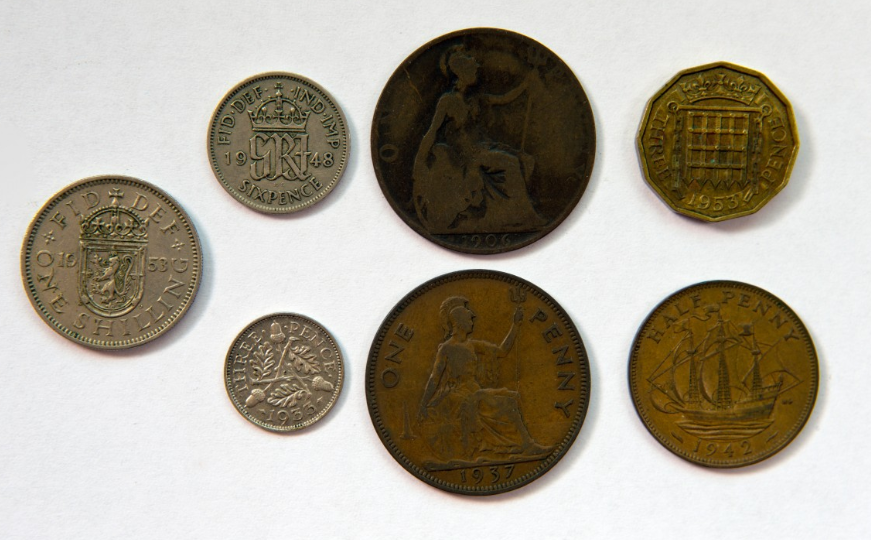
#> input picture DIP/ch11/images/coins.png, 871 x 540 px
$ python connected_component_labeling.py
#> lines starting #> are read from the running program, lines starting #| are printed output that depends on the picture; after the words box and inside, x2 and y2 are one past the last pixel; in counts of white or black regions, pixels touching at a corner belong together
import cv2
import numpy as np
import random

img = cv2.imread("images/coins.png", cv2.IMREAD_GRAYSCALE)
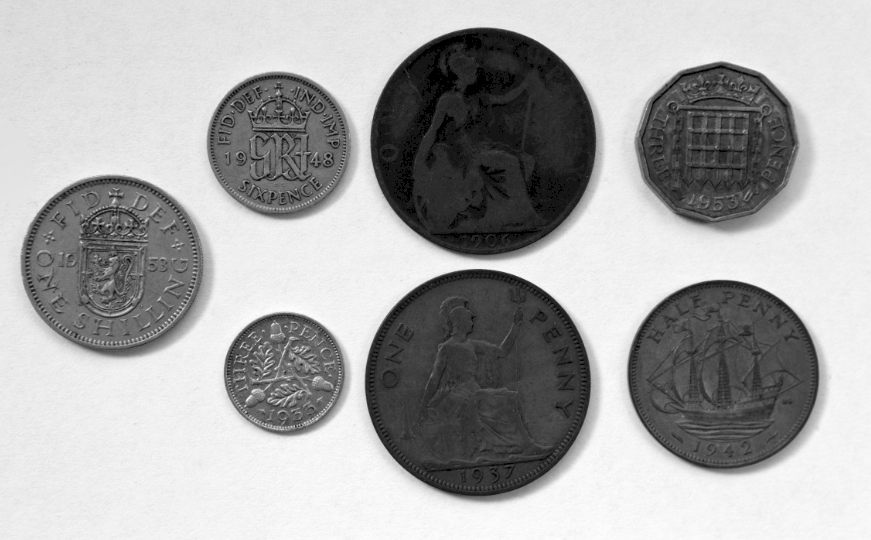
#> img: shape (540, 871); min 0, max 255, mean 168.6

_, img_edge = cv2.threshold(img, 128, 255, cv2.THRESH_BINARY_INV)
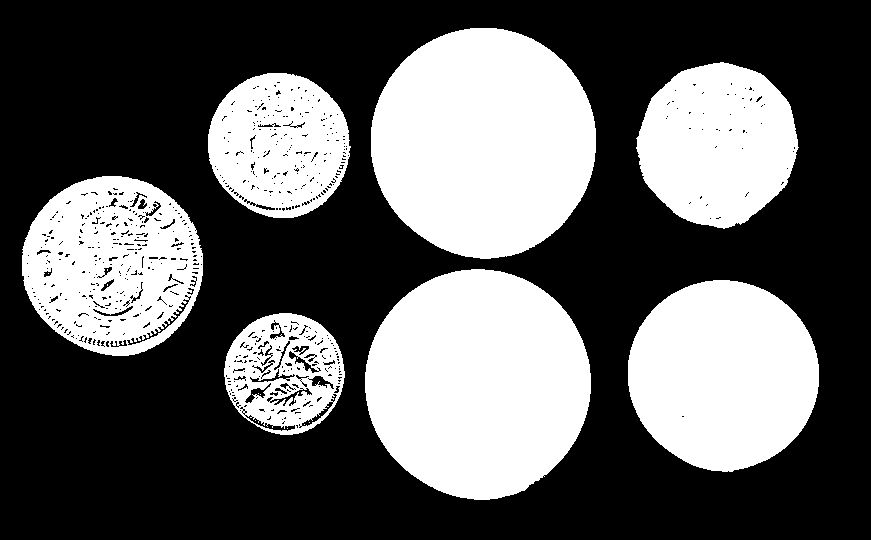
#> img_edge: shape (540, 871); 37.8% white; 16 white regions (9 under 20 px), largest, box (x1, y1, x2, y2) and area: (371, 28, 596, 259) 40726, (365, 269, 591, 500) 40646, (628, 280, 819, 472) 28564
cv2.imshow("Image after threshold", img_edge)

num_labels, labels, stats, centroids = cv2.connectedComponentsWithStats(img_edge)
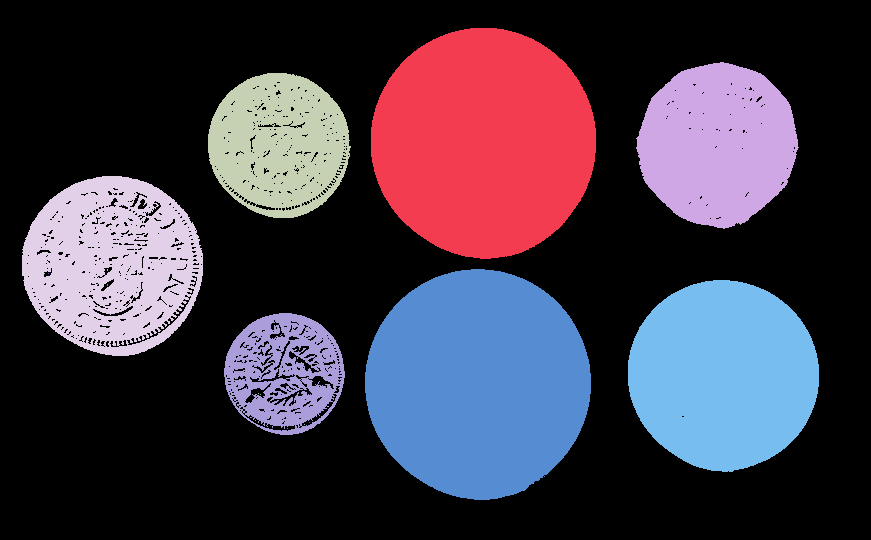
#> labels: shape (540, 871) int32; 17 distinct labels, from 0 to 16; one colour per label, 0 black
#> num_labels = 17; stats = 17 rows, first 6: [0, 0, 871, 540, 292574], [371, 28, 225, 231, 40726], [636, 62, 163, 167, 20258], [208, 73, 143, 145, 15332], [22, 176, 181, 180, 23117], [107, 269, 1, 2, 2]; centroids = 17 rows, first 8: [413.2, 273.7], [483.1, 142.1], [717.1, 143.9], [278.6, 143.9], [111.2, 264.1], [107, 269.5], [477.6, 383.2], [48, 273]

colors = [np.array([0, 0, 0], dtype = np.uint8)]
for i in range(1, num_labels):
    colors.append(np.array([random.randint(0, 255) for _ in range(3)], dtype = np.uint8))
#> after the loop, colors = [[0, 0, 0], [197, 215, 20], [132, 248, 207], [155, 244, 183], [111, 71, 144], [71, 48, 128], [75, 158, 50], [37, 169, 241], [51, 181, 222], [161, 104, 244], [226, 133, 31], [7, 47, 204], [0, 252, 170], [124, 166, 32], [97, 113, 122], [72, 229, 46], [41, 163, 250]]

img_color = np.zeros((img.shape[0], img.shape[1], 3), dtype = np.uint8)
#> img_color: shape (540, 871, 3); every value is 0
for y in range(img.shape[0]):
    for x in range(img.shape[1]):
        label = labels[y, x]
        img_color[y, x] = colors[label]
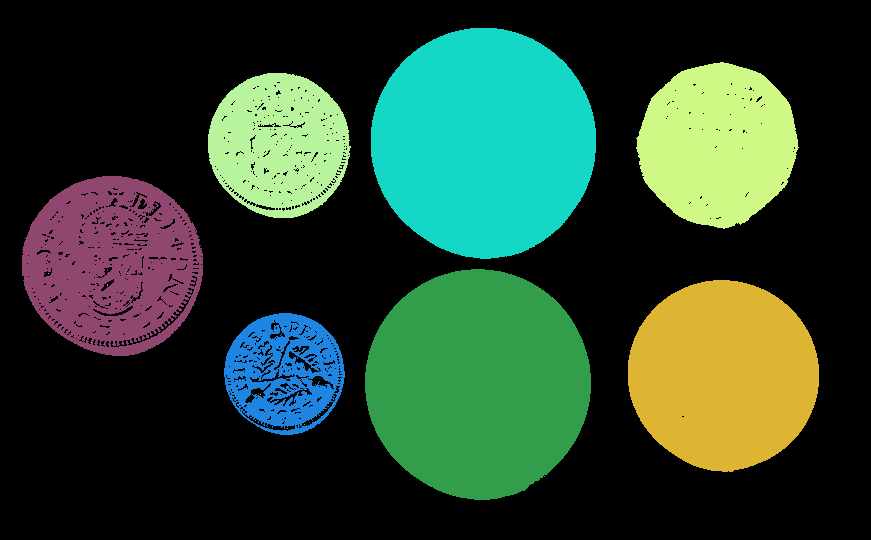
#> img_color: shape (540, 871, 3); mean of channels 0, 1, 2 47.2, 68, 42.1; drawn as B, G, R

cv2.imshow("Labeled map", img_color)
cv2.waitKey(0)
cv2.destroyAllWindows()

# to do.
